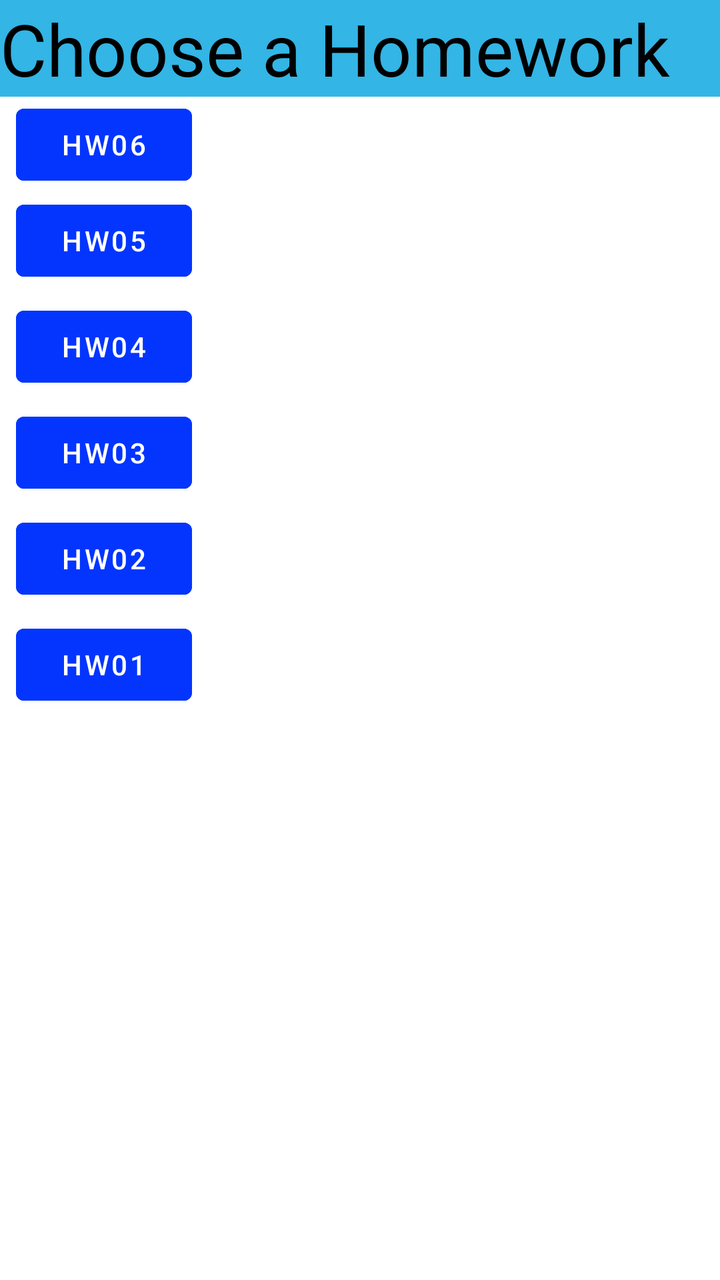
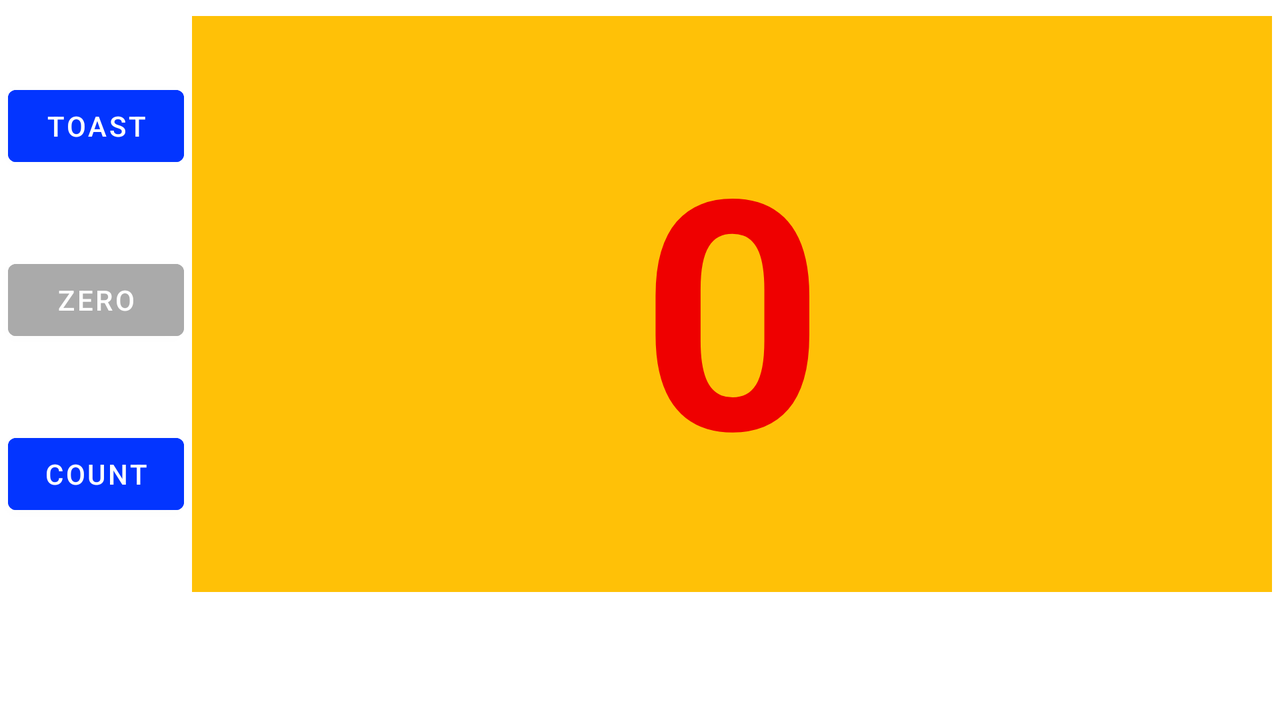

First picture: res/layout/ on a phone held upright. Second picture: the repository's own variant of that layout, on a device whose configuration matches the variant's folder. Source for both follows.
<!-- AndroidManifest.xml: application theme Theme.105590006_HW -->
<!-- res/layout/activity_main.xml -->
<?xml version="1.0" encoding="utf-8"?>
<androidx.constraintlayout.widget.ConstraintLayout xmlns:android="http://schemas.android.com/apk/res/android"
    xmlns:app="http://schemas.android.com/apk/res-auto"
    xmlns:tools="http://schemas.android.com/tools"
    android:layout_width="match_parent"
    android:layout_height="match_parent"
    tools:context=".MainActivity">

    <TextView
        android:id="@+id/main_tview_header2"
        android:layout_width="0dp"
        android:layout_height="wrap_content"
        android:background="@android:color/holo_blue_light"
        android:text="@string/main_titel"
        android:textColor="@color/black"
        android:textSize="36sp"
        app:layout_constraintEnd_toEndOf="parent"
        app:layout_constraintHorizontal_bias="0.5"
        app:layout_constraintStart_toStartOf="parent"
        app:layout_constraintTop_toTopOf="parent" />

    <ScrollView
        android:layout_width="match_parent"
        android:layout_height="0dp"
        android:layout_marginStart="8dp"
        app:layout_constraintBottom_toBottomOf="parent"
        app:layout_constraintEnd_toEndOf="parent"
        app:layout_constraintHorizontal_bias="0.0"
        app:layout_constraintStart_toStartOf="parent"
        app:layout_constraintTop_toBottomOf="@+id/main_tview_header2"
        app:layout_constraintVertical_bias="1.0">

        <LinearLayout
            android:layout_width="match_parent"
            android:layout_height="wrap_content"
            android:orientation="vertical">

            <Button
                android:id="@+id/main_button_hw06"
                android:layout_width="wrap_content"
                android:layout_height="wrap_content"
                android:backgroundTint="@color/bule"
                android:onClick="toHW06"
                android:text="@string/button_jump_hw06" />

            <Button
                android:id="@+id/main_button_hw05"
                android:layout_width="wrap_content"
                android:layout_height="wrap_content"
                android:backgroundTint="@color/bule"
                android:onClick="toHW05"
                android:text="@string/button_jump_hw05" />

            <Button
                android:id="@+id/main_button_hw04"
                android:layout_width="wrap_content"
                android:layout_height="wrap_content"
                android:layout_marginTop="5dp"
                android:backgroundTint="@color/bule"
                android:onClick="toHW04"
                android:text="@string/button_jump_hw04" />

            <Button
                android:id="@+id/main_button_hw03"
                android:layout_width="wrap_content"
                android:layout_height="wrap_content"
                android:layout_marginTop="5dp"
                android:backgroundTint="@color/bule"
                android:onClick="toHW03"
                android:text="@string/button_jump_hw03" />

            <Button
                android:id="@+id/main_button_hw02"
                android:layout_width="wrap_content"
                android:layout_height="wrap_content"
                android:layout_marginTop="5dp"
                android:backgroundTint="@color/bule"
                android:onClick="toHW02"
                android:text="@string/button_jump_hw02" />

            <Button
                android:id="@+id/main_button_hw01"
                android:layout_width="wrap_content"
                android:layout_height="wrap_content"
                android:layout_marginTop="5dp"
                android:backgroundTint="@color/bule"
                android:onClick="toHW01"
                android:text="@string/button_jump_hw01" />

            <androidx.constraintlayout.widget.ConstraintLayout
                android:layout_width="match_parent"
                android:layout_height="match_parent">

            </androidx.constraintlayout.widget.ConstraintLayout>

        </LinearLayout>
    </ScrollView>

</androidx.constraintlayout.widget.ConstraintLayout>
<!-- resources referenced by this layout -->
<resources>
  <color name="black">#FF000000</color>
  <color name="bule">#FF0335FF</color>
  <string name="button_jump_hw01">hw01</string>
  <string name="button_jump_hw02">hw02</string>
  <string name="button_jump_hw03">hw03</string>
  <string name="button_jump_hw04">hw04</string>
  <string name="button_jump_hw05">hw05</string>
  <string name="button_jump_hw06">hw06</string>
  <string name="main_titel">Choose a Homework</string>
  <style name="Theme.105590006_HW" parent="Theme.MaterialComponents.DayNight.DarkActionBar">
          
          <item name="colorPrimary">@color/purple_500</item>
          <item name="colorPrimaryVariant">@color/purple_700</item>
          <item name="colorOnPrimary">@color/white</item>
          
          <item name="colorSecondary">@color/teal_200</item>
          <item name="colorSecondaryVariant">@color/teal_700</item>
          <item name="colorOnSecondary">@color/black</item>
          
          <item name="android:statusBarColor" tools:targetApi="l">?attr/colorPrimaryVariant</item>
          
      </style>
  <color name="purple_500">#FF6200EE</color>
  <color name="purple_700">#FF3700B3</color>
  <color name="white">#FFFFFFFF</color>
  <color name="teal_200">#FF03DAC5</color>
  <color name="teal_700">#FF018786</color>
</resources>
<!-- res/layout-land/activity_main.xml (the repository's variant of the layout above) -->
<!-- drawn on the phone turned sideways -->
<?xml version="1.0" encoding="utf-8"?>
<androidx.constraintlayout.widget.ConstraintLayout xmlns:android="http://schemas.android.com/apk/res/android"
    xmlns:app="http://schemas.android.com/apk/res-auto"
    xmlns:tools="http://schemas.android.com/tools"
    android:layout_width="match_parent"
    android:layout_height="match_parent"
    tools:context=".MainActivity">

    <TextView
        android:id="@+id/show_count"
        android:layout_width="0dp"
        android:layout_height="0dp"
        android:layout_marginStart="4dp"
        android:layout_marginTop="8dp"
        android:layout_marginEnd="4dp"
        android:layout_marginBottom="4dp"
        android:background="#FFC107"
        android:gravity="center_vertical"
        android:text="@string/count_initial_value"
        android:textAlignment="center"
        android:textColor="#EF0000"
        android:textSize="160sp"
        android:textStyle="bold"
        app:layout_constraintBottom_toTopOf="@+id/guideline3"
        app:layout_constraintEnd_toEndOf="parent"
        app:layout_constraintHorizontal_bias="0.498"
        app:layout_constraintStart_toEndOf="@+id/button_zero"
        app:layout_constraintTop_toTopOf="parent"
        app:layout_constraintVertical_bias="0.502" />

    <Button
        android:id="@+id/button_say_hello"
        android:layout_width="wrap_content"
        android:layout_height="wrap_content"
        android:layout_marginStart="4dp"
        android:backgroundTint="@color/bule"
        android:onClick="showToast"
        android:text="@string/button_label_toast"
        app:layout_constraintBottom_toTopOf="@+id/button_zero"
        app:layout_constraintStart_toStartOf="parent"
        app:layout_constraintTop_toTopOf="parent" />

    <Button
        android:id="@+id/button_zero"
        android:layout_width="wrap_content"
        android:layout_height="wrap_content"
        android:layout_marginStart="4dp"
        android:backgroundTint="@color/darker_gray"
        android:onClick="resetCount"
        android:text="@string/button_label_zero"
        app:layout_constraintBottom_toTopOf="@+id/button_count"
        app:layout_constraintStart_toStartOf="parent"
        app:layout_constraintTop_toBottomOf="@+id/button_say_hello" />

    <Button
        android:id="@+id/button_count"
        android:layout_width="wrap_content"
        android:layout_height="wrap_content"
        android:layout_marginStart="4dp"
        android:backgroundTint="@color/bule"
        android:onClick="addCount"
        android:text="@string/button_label_count"
        app:layout_constraintBottom_toTopOf="@+id/guideline3"
        app:layout_constraintStart_toStartOf="parent"
        app:layout_constraintTop_toBottomOf="@+id/button_zero" />

    <androidx.constraintlayout.widget.Guideline
        android:id="@+id/guideline3"
        android:layout_width="wrap_content"
        android:layout_height="wrap_content"
        android:orientation="horizontal"
        app:layout_constraintGuide_begin="300dp" />

</androidx.constraintlayout.widget.ConstraintLayout>
<!-- resources referenced by the variant -->
<!-- as the phone turned sideways resolves them -->
<resources>
  <color name="bule">#FF0335FF</color>
  <color name="darker_gray">#aaa</color>
  <string name="button_label_count">Count</string>
  <string name="button_label_toast">Toast</string>
  <string name="button_label_zero">Zero</string>
  <string name="count_initial_value">0</string>
  <style name="Theme.105590006_HW" parent="Theme.MaterialComponents.DayNight.DarkActionBar">
          
          <item name="colorPrimary">@color/purple_500</item>
          <item name="colorPrimaryVariant">@color/purple_700</item>
          <item name="colorOnPrimary">@color/white</item>
          
          <item name="colorSecondary">@color/teal_200</item>
          <item name="colorSecondaryVariant">@color/teal_700</item>
          <item name="colorOnSecondary">@color/black</item>
          
          <item name="android:statusBarColor" tools:targetApi="l">?attr/colorPrimaryVariant</item>
          
      </style>
  <color name="purple_500">#FF6200EE</color>
  <color name="purple_700">#FF3700B3</color>
  <color name="white">#FFFFFFFF</color>
  <color name="teal_200">#FF03DAC5</color>
  <color name="teal_700">#FF018786</color>
  <color name="black">#FF000000</color>
</resources>
